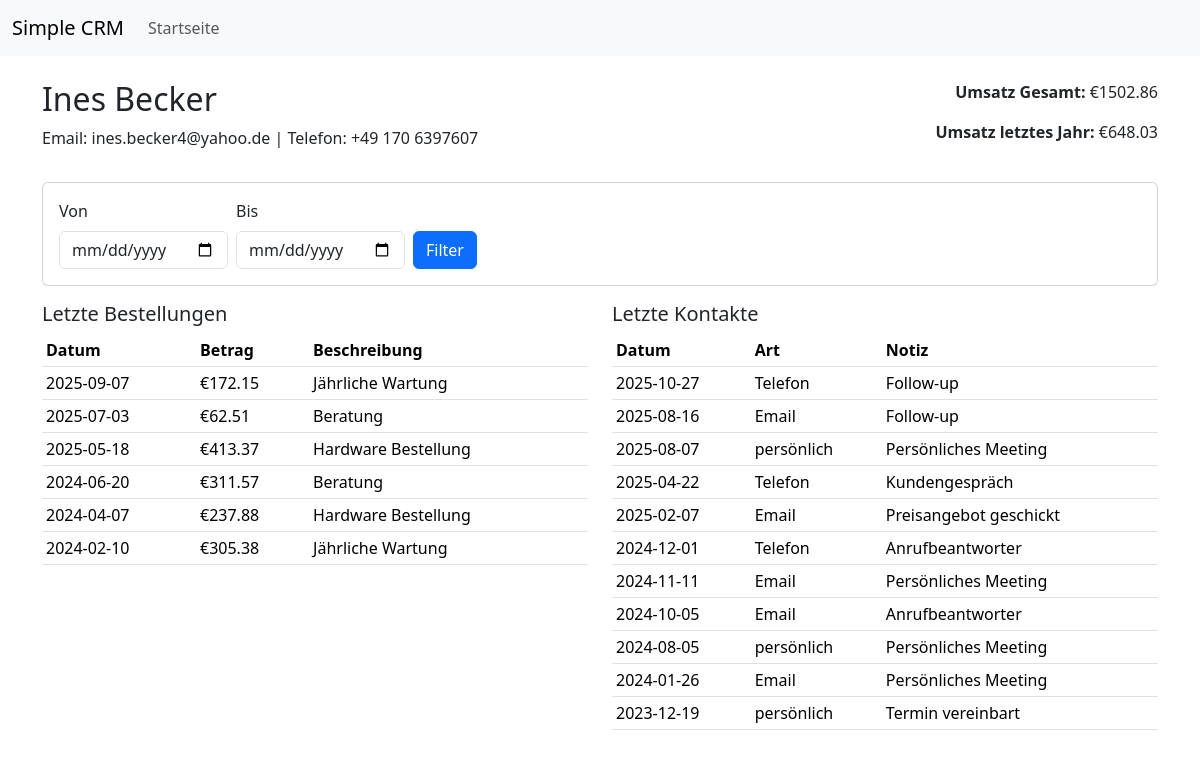
The page /customer/5/ on the database its author committed.
### app/models.py (models this page shows)
class Customer(db.Model):
    id = db.Column(db.Integer, primary_key=True)
    first_name = db.Column(db.String(64), nullable=False)
    last_name = db.Column(db.String(64), nullable=False)
    email = db.Column(db.String(120), unique=True, nullable=True)
    phone = db.Column(db.String(30), nullable=True)
    created_at = db.Column(db.DateTime, default=datetime.utcnow)
    orders = db.relationship('Order', backref='customer', lazy='dynamic', cascade='all, delete-orphan')
    contacts = db.relationship('Contact', backref='customer', lazy='dynamic', cascade='all, delete-orphan')
    def full_name(self):
        return f"{self.first_name} {self.last_name}"

class Order(db.Model):
    id = db.Column(db.Integer, primary_key=True)
    customer_id = db.Column(db.Integer, db.ForeignKey('customer.id'), nullable=False)
    amount = db.Column(db.Float, nullable=False)
    created_at = db.Column(db.DateTime, default=datetime.utcnow, index=True)
    description = db.Column(db.String(255), nullable=True)

class Contact(db.Model):
    id = db.Column(db.Integer, primary_key=True)
    customer_id = db.Column(db.Integer, db.ForeignKey('customer.id'), nullable=False)
    kind = db.Column(db.String(32), nullable=False)  # Email, Telefon, persönlich, etc.
    note = db.Column(db.String(255), nullable=True)
    created_at = db.Column(db.DateTime, default=datetime.utcnow, index=True)

### app/routes.py (the view, shortened to what this page needs)
@app.route('/customer/<int:id>/')
def customer_detail(id):
    customer = Customer.query.get_or_404(id)
    total_revenue = db.session.query(func.coalesce(func.sum(Order.amount),0)).filter(Order.customer_id==customer.id).scalar()
    one_year_ago = datetime.utcnow() - timedelta(days=365)
    revenue_last_year = db.session.query(func.coalesce(func.sum(Order.amount),0)).filter(Order.customer_id==customer.id, Order.created_at >= one_year_ago).scalar()
    start = request.args.get('start')
    end = request.args.get('end')
    orders_q = Order.query.filter_by(customer_id=customer.id)
    contacts_q = Contact.query.filter_by(customer_id=customer.id)
    orders = orders_q.order_by(Order.created_at.desc()).limit(20).all()
    contacts = contacts_q.order_by(Contact.created_at.desc()).limit(20).all()
    return render_template('customer_detail.html', customer=customer, total_revenue=total_revenue, revenue_last_year=revenue_last_year, orders=orders, contacts=contacts, start=start, end=end)

### app/templates/customer_detail.html
{% extends 'base.html' %}
{% block content %}
<div class="row mb-3">
  <div class="col-md-8">
    <h2>{{ customer.full_name() }}</h2>
    <p>Email: {{ customer.email or '—' }} | Telefon: {{ customer.phone or '—' }}</p>
  </div>
  <div class="col-md-4 text-end">
    <p><strong>Umsatz Gesamt:</strong> {{ '€{:.2f}'.format(total_revenue or 0) }}</p>
    <p><strong>Umsatz letztes Jahr:</strong> {{ '€{:.2f}'.format(revenue_last_year or 0) }}</p>
  </div>
</div>
<div class="card mb-3">
  <div class="card-body">
    <form class="row g-2" method="get">
      <div class="col-auto"><label class="form-label">Von</label><input class="form-control" type="date" name="start" value="{{ start or '' }}"></div>
      <div class="col-auto"><label class="form-label">Bis</label><input class="form-control" type="date" name="end" value="{{ end or '' }}"></div>
      <div class="col-auto align-self-end"><button class="btn btn-primary" type="submit">Filter</button></div>
    </form>
  </div>
</div>
<div class="row">
  <div class="col-md-6">
    <h5>Letzte Bestellungen</h5>
    <table class="table table-sm">
      <thead><tr><th>Datum</th><th>Betrag</th><th>Beschreibung</th></tr></thead>
      <tbody>
        {% for o in orders %}
          <tr>
            <td>{{ o.created_at.strftime('%Y-%m-%d') }}</td>
            <td>{{ '€{:.2f}'.format(o.amount) }}</td>
            <td>{{ o.description }}</td>
          </tr>
        {% else %}
          <tr><td colspan="3">Keine Bestellungen.</td></tr>
        {% endfor %}
      </tbody>
    </table>
  </div>
  <div class="col-md-6">
    <h5>Letzte Kontakte</h5>
    <table class="table table-sm">
      <thead><tr><th>Datum</th><th>Art</th><th>Notiz</th></tr></thead>
      <tbody>
        {% for ct in contacts %}
          <tr>
            <td>{{ ct.created_at.strftime('%Y-%m-%d') }}</td>
            <td>{{ ct.kind }}</td>
            <td>{{ ct.note }}</td>
          </tr>
        {% else %}
          <tr><td colspan="3">Keine Kontakte.</td></tr>
        {% endfor %}
      </tbody>
    </table>
  </div>
</div>
{% endblock %}

### rows shown on the page
Customer: full_name "Ines Becker", email "ines.becker4@yahoo.de", phone "+49 170 6397607"
Order: created_at "2025-09-07", amount "€172.15", description "Jährliche Wartung"
Order: created_at "2025-07-03", amount "€62.51", description "Beratung"
Order: created_at "2025-05-18", amount "€413.37", description "Hardware Bestellung"
Order: created_at "2024-06-20", amount "€311.57", description "Beratung"
Order: created_at "2024-04-07", amount "€237.88", description "Hardware Bestellung"
Order: created_at "2024-02-10", amount "€305.38", description "Jährliche Wartung"
Contact: created_at "2025-10-27", kind "Telefon", note "Follow-up"
Contact: created_at "2025-08-16", kind "Email", note "Follow-up"
Contact: created_at "2025-08-07", kind "persönlich", note "Persönliches Meeting"
Contact: created_at "2025-04-22", kind "Telefon", note "Kundengespräch"
Contact: created_at "2025-02-07", kind "Email", note "Preisangebot geschickt"
Contact: created_at "2024-12-01", kind "Telefon", note "Anrufbeantworter"
Contact: created_at "2024-11-11", kind "Email", note "Persönliches Meeting"
Contact: created_at "2024-10-05", kind "Email", note "Anrufbeantworter"
Contact: created_at "2024-08-05", kind "persönlich", note "Persönliches Meeting"
Contact: created_at "2024-01-26", kind "Email", note "Persönliches Meeting"
Contact: created_at "2023-12-19", kind "persönlich", note "Termin vereinbart"

### other values the page prints
{{ '€{:.2f}'.format(total_revenue or 0) }} "€1502.86"
{{ '€{:.2f}'.format(revenue_last_year or 0) }} "€648.03"
